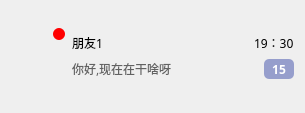
<?xml version="1.0" encoding="UTF-8"?>
<ui version="4.0">
 <class>friendItem</class>
 <widget class="QWidget" name="friendItem">
  <property name="geometry">
   <rect>
    <x>0</x>
    <y>0</y>
    <width>305</width>
    <height>113</height>
   </rect>
  </property>
  <property name="font">
   <font>
    <family>Microsoft YaHei</family>
   </font>
  </property>
  <property name="windowTitle">
   <string>Form</string>
  </property>
  <layout class="QHBoxLayout" name="horizontalLayout_4">
   <item>
    <widget class="QGroupBox" name="groupBox">
     <property name="minimumSize">
      <size>
       <width>55</width>
       <height>60</height>
      </size>
     </property>
     <property name="maximumSize">
      <size>
       <width>55</width>
       <height>60</height>
      </size>
     </property>
     <property name="styleSheet">
      <string notr="true">QGroupBox{
	border:none;
}</string>
     </property>
     <property name="title">
      <string/>
     </property>
     <widget class="QLabel" name="headimg_label">
      <property name="geometry">
       <rect>
        <x>0</x>
        <y>8</y>
        <width>51</width>
        <height>51</height>
       </rect>
      </property>
      <property name="minimumSize">
       <size>
        <width>51</width>
        <height>51</height>
       </size>
      </property>
      <property name="maximumSize">
       <size>
        <width>51</width>
        <height>51</height>
       </size>
      </property>
      <property name="text">
       <string/>
      </property>
     </widget>
     <widget class="QLabel" name="ret_dot_label">
      <property name="geometry">
       <rect>
        <x>42</x>
        <y>2</y>
        <width>12</width>
        <height>12</height>
       </rect>
      </property>
      <property name="minimumSize">
       <size>
        <width>12</width>
        <height>12</height>
       </size>
      </property>
      <property name="maximumSize">
       <size>
        <width>12</width>
        <height>12</height>
       </size>
      </property>
      <property name="styleSheet">
       <string notr="true">background-color: rgb(255, 0, 0);
border-radius:6px;</string>
      </property>
      <property name="text">
       <string/>
      </property>
     </widget>
    </widget>
   </item>
   <item>
    <layout class="QVBoxLayout" name="verticalLayout">
     <item>
      <spacer name="verticalSpacer">
       <property name="orientation">
        <enum>Qt::Vertical</enum>
       </property>
       <property name="sizeHint" stdset="0">
        <size>
         <width>20</width>
         <height>40</height>
        </size>
       </property>
      </spacer>
     </item>
     <item>
      <layout class="QHBoxLayout" name="horizontalLayout">
       <item>
        <widget class="QLabel" name="friend_name">
         <property name="text">
          <string>朋友1</string>
         </property>
        </widget>
       </item>
       <item>
        <spacer name="horizontalSpacer">
         <property name="orientation">
          <enum>Qt::Horizontal</enum>
         </property>
         <property name="sizeHint" stdset="0">
          <size>
           <width>40</width>
           <height>20</height>
          </size>
         </property>
        </spacer>
       </item>
       <item>
        <widget class="QLabel" name="time_label">
         <property name="text">
          <string>19：30</string>
         </property>
        </widget>
       </item>
      </layout>
     </item>
     <item>
      <layout class="QHBoxLayout" name="horizontalLayout_2">
       <item>
        <widget class="QLabel" name="msg_label">
         <property name="font">
          <font>
           <family>微软雅黑</family>
           <weight>50</weight>
           <bold>false</bold>
          </font>
         </property>
         <property name="styleSheet">
          <string notr="true">color: rgb(98, 98, 98);</string>
         </property>
         <property name="text">
          <string>你好,现在在干啥呀</string>
         </property>
        </widget>
       </item>
       <item>
        <spacer name="horizontalSpacer_2">
         <property name="orientation">
          <enum>Qt::Horizontal</enum>
         </property>
         <property name="sizeHint" stdset="0">
          <size>
           <width>80</width>
           <height>20</height>
          </size>
         </property>
        </spacer>
       </item>
       <item>
        <widget class="QLabel" name="unread_label">
         <property name="minimumSize">
          <size>
           <width>30</width>
           <height>20</height>
          </size>
         </property>
         <property name="maximumSize">
          <size>
           <width>30</width>
           <height>20</height>
          </size>
         </property>
         <property name="font">
          <font>
           <family>微软雅黑</family>
           <weight>75</weight>
           <bold>true</bold>
          </font>
         </property>
         <property name="styleSheet">
          <string notr="true">QLabel{
	border-radius:5px;
	color: rgb(255, 255, 255);
	background-color: rgb(150, 158, 204);
}</string>
         </property>
         <property name="text">
          <string>15</string>
         </property>
         <property name="alignment">
          <set>Qt::AlignCenter</set>
         </property>
        </widget>
       </item>
      </layout>
     </item>
     <item>
      <spacer name="verticalSpacer_2">
       <property name="orientation">
        <enum>Qt::Vertical</enum>
       </property>
       <property name="sizeHint" stdset="0">
        <size>
         <width>20</width>
         <height>40</height>
        </size>
       </property>
      </spacer>
     </item>
    </layout>
   </item>
  </layout>
 </widget>
 <resources/>
 <connections/>
</ui>
